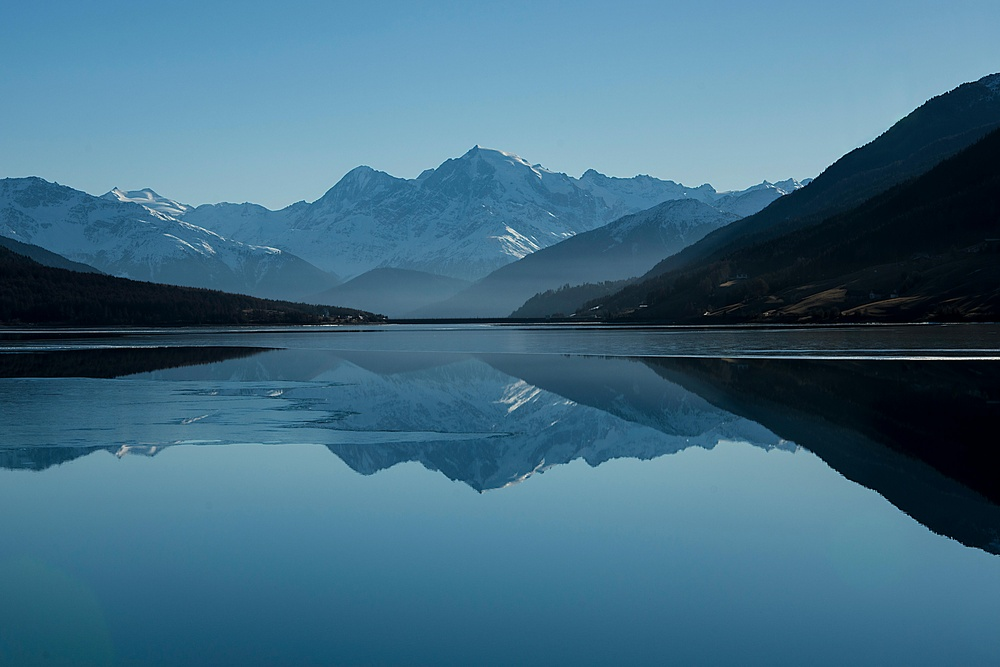
#> input picture image.jpg, 1000 x 667 px, shrunk from 6000 x 4000 before the run, found by its file name
$ jupyter execute Exp01.ipynb
#> lines starting #> are read from the running program, lines starting #| are printed output that depends on the picture; after the words box and inside, x2 and y2 are one past the last pixel; in counts of white or black regions, pixels touching at a corner belong together
# Experiment 1

## Reading an Image in Jupyter Notebook

[cell 1]
import cv2
import matplotlib.pyplot as plt
image_path = "C:/Users/Student/Pictures/image.jpg"
image = cv2.imread(image_path)
#> image is the input picture: shape (667, 1000, 3); mean B, G, R 131.6, 108.3, 65
# Convert the image from BGR to RGB (OpenCV uses BGR by default)
image_rgb = cv2.cvtColor(image, cv2.COLOR_BGR2RGB)

# Displaying the image using Matplotlib
plt.imshow(image_rgb)
plt.title("Loaded Image")
plt.axis('off')  # Hides axis for a cleaner look
plt.show()

## Accessing image pixels and planes OpenCV Python

[cell 2]
import cv2
import numpy as np
import matplotlib.pyplot as plt

# Reading the image using OpenCV
image_path = "C:/Users/Student/Pictures/image.jpg"
image = cv2.imread(image_path)
# Check if the image is loaded successfully
if image is None:
    print("Error: Could not load the image.")
else:
    # Convert the image from BGR to RGB for displaying in Jupyter Notebook
    image_rgb = cv2.cvtColor(image, cv2.COLOR_BGR2RGB)
    # Display the original image
    plt.figure(figsize=(8, 6))

    plt.imshow(image_rgb)
    plt.axis('off')
    plt.title("Original Image")
    plt.show()
    # Get image dimensions
    height, width, channels = image.shape
#> height = 667; width = 1000; channels = 3
    print(f"Image Dimensions: {height}x{width}, Channels: {channels}")
#| Image Dimensions: 667x1000, Channels: 3
    # Access a specific pixel
    row, col = 100, 150 # Example pixel location
    pixel_value = image[row, col]
#> pixel_value = [190, 160, 105]
    print(f"Pixel value at ({row}, {col}): {pixel_value} (BGR Format)")
#| Pixel value at (100, 150): [190 160 105] (BGR Format)
    # Modify a specific pixel
    image[row, col] = [0, 255, 0] # Change the pixel to green
#> image: shape (667, 1000, 3); under 0.01% of pixels changed, all inside (x1, y1, x2, y2) = (150, 100, 151, 101)
    print(f"Modified pixel value at ({row}, {col}): {image[row, col]} (BGR Format)")
#| Modified pixel value at (100, 150): [  0 255   0] (BGR Format)
    # Access individual color planes (Blue, Green, Red)
    blue_plane = image[:, :, 0] # Blue channel
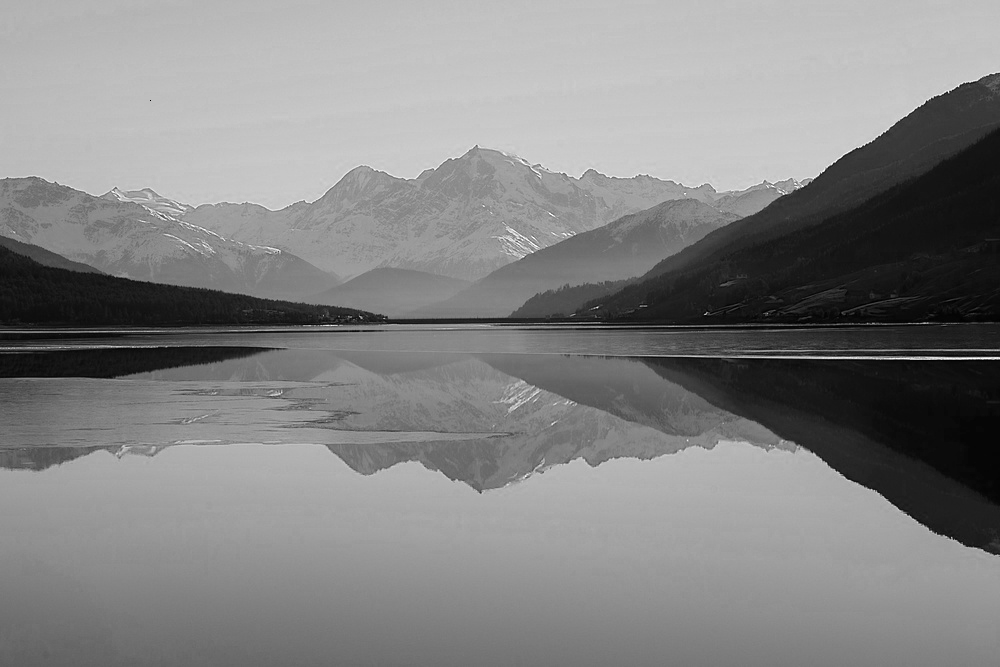
#> blue_plane: shape (667, 1000); min 0, max 255, mean 131.6
    green_plane = image[:, :, 1] # Green channel
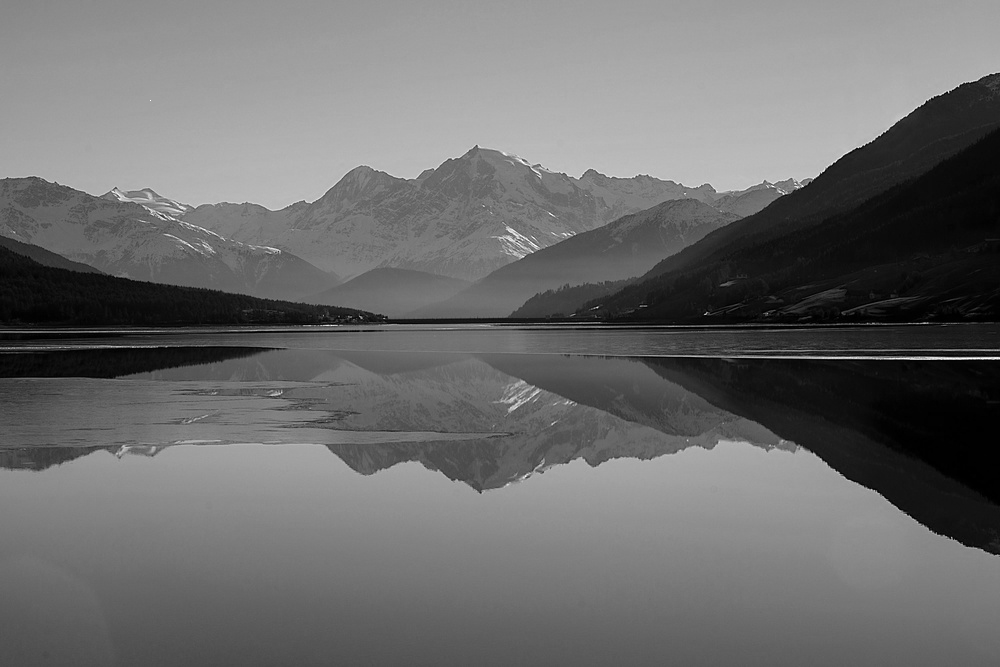
#> green_plane: shape (667, 1000); min 0, max 255, mean 108.3
    red_plane = image[:, :, 2] # Red channel
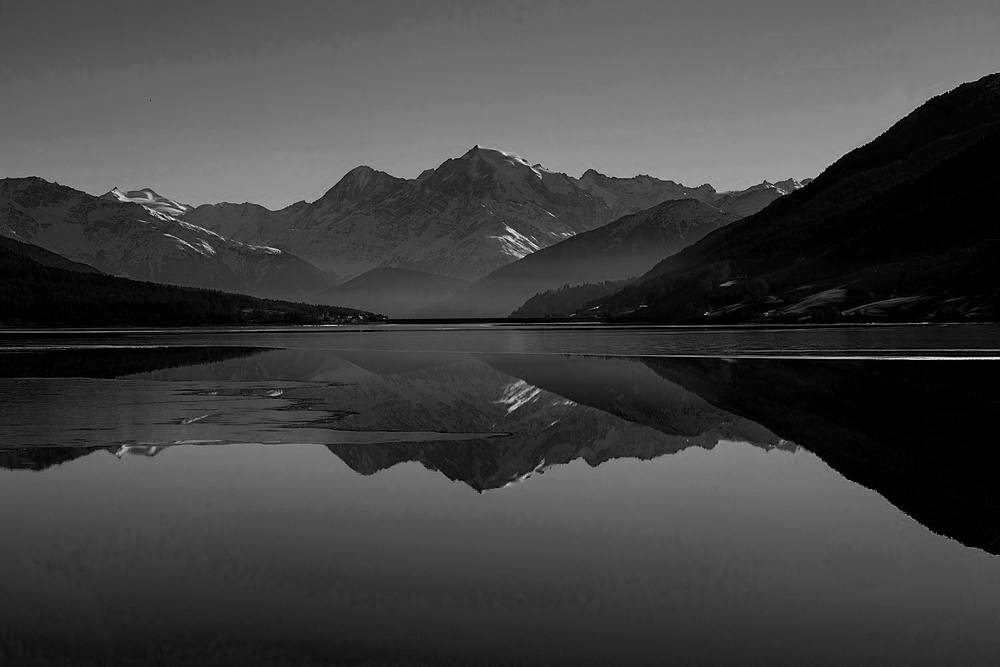
#> red_plane: shape (667, 1000); min 0, max 254, mean 65
    # Display the color planes
    plt.figure(figsize=(12, 8))
    plt.subplot(1, 3, 1)
    plt.imshow(blue_plane, cmap='gray')
    plt.axis('off')
    plt.title("Blue Plane")
    plt.subplot(1, 3, 2)
    plt.imshow(green_plane, cmap='gray')
    plt.axis('off')
    plt.title("Green Plane")
    plt.subplot(1, 3, 3)
    plt.imshow(red_plane, cmap='gray')
    plt.axis('off')
    plt.title("Red Plane")
    plt.show()
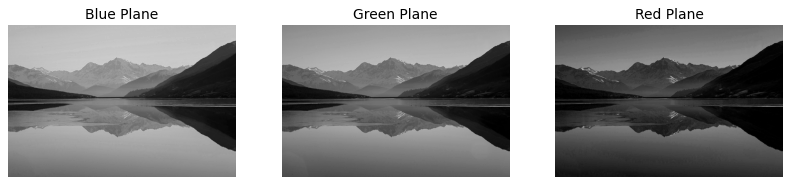
#> figure drawn by matplotlib, 3 panels
